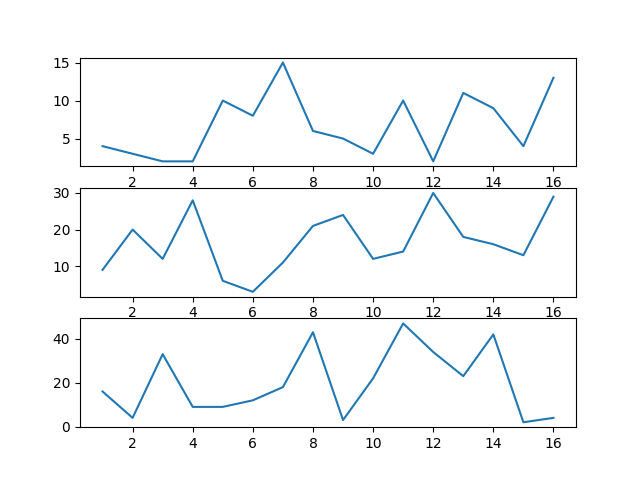

Python code for this plot:
################################################################################################
#	name:	subplot-11.py
#	desc:	Subplot using matplotlib
#	date:	2018-12-24
#	Author:	conquistadorjd
################################################################################################
import matplotlib.pyplot as plt
import numpy as np

print('*** Program Started ***')

t= np.arange(1,17,1) 
y1= np.random.randint(1, 16,size=16)
y2= np.random.randint(1, 32,size=16)
y3= np.random.randint(1, 48,size=16)


ax1 = plt.subplot2grid((3,3), (0,0), colspan=3, rowspan=1)
plt.plot(t, y1)

# share x only
ax2 = plt.subplot2grid((3,3), (1,0), colspan=3,rowspan=1,sharex=ax1)
plt.plot(t, y2)


# share x and y
ax3 = plt.subplot2grid((3,3), (2, 0), colspan=3,rowspan=1,sharex=ax1)
plt.plot(t, y3)


# Saving image
plt.savefig('subplot-11.png')

# In case you dont want to save image but just displya it
plt.show()

print('*** Program ended ***')